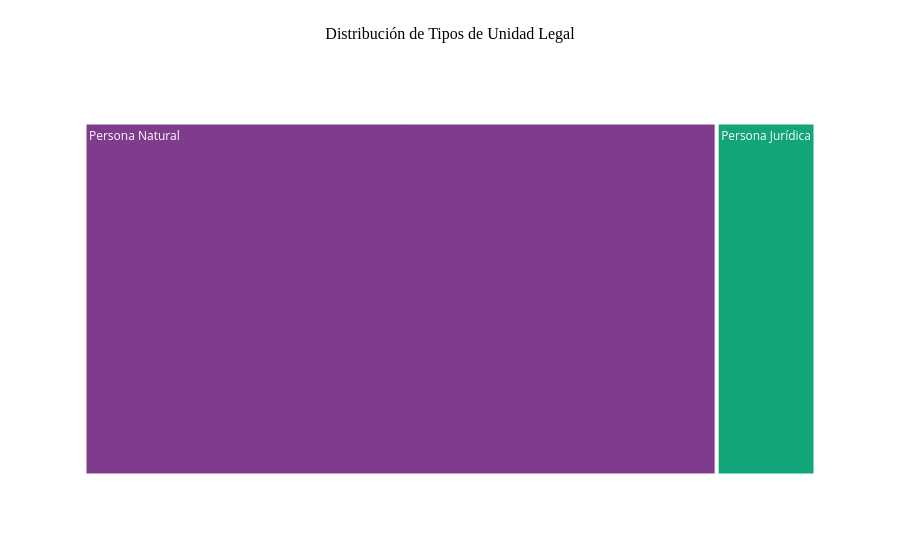

Write notebook code for a chart like this one.
### Code cell
data = processed_inec['unidad_legal_tipo'].value_counts().reset_index()
data.columns = ['unidad_legal_tipo', 'counts']

fig = px.treemap(data, path=['unidad_legal_tipo'], values='counts', 
                 title='Distribución de Tipos de Unidad Legal',
                 color_discrete_sequence=px.colors.qualitative.Bold)

# Personalizar el título
fig.update_layout(
    title={
        'text': 'Distribución de Tipos de Unidad Legal',
        'y':0.95,
        'x':0.5,
        'xanchor': 'center',
        'yanchor': 'top',
        'font': {'size': 16, 'color': 'black', 'family': 'Arial Black'}
    },
)

fig.show()

### Figure 1 — Plotly figure (JSON) as saved in the notebook; plotly's stock layout.template omitted (floating-point values rounded to 4 significant figures)
{"data": [{"branchvalues": "total", "domain": {"x": [0, 1], "y": [0, 1]}, "hovertemplate": "labels=%{label}<br>counts=%{value}<br>parent=%{parent}<br>id=%{id}<extra></extra>", "ids": ["Persona Jurídica", "Persona Natural"], "labels": ["Persona Jurídica", "Persona Natural"], "name": "", "parents": ["", ""], "type": "treemap", "values": [168548, 1077614]}], "layout": {"legend": {"tracegroupgap": 0}, "title": {"font": {"color": "black", "family": "Arial Black", "size": 16}, "text": "Distribución de Tipos de Unidad Legal", "x": 0.5, "xanchor": "center", "y": 0.95, "yanchor": "top"}, "treemapcolorway": ["rgb(127, 60, 141)", "rgb(17, 165, 121)", "rgb(57, 105, 172)", "rgb(242, 183, 1)", "rgb(231, 63, 116)", "rgb(128, 186, 90)", "rgb(230, 131, 16)", "rgb(0, 134, 149)", "rgb(207, 28, 144)", "rgb(249, 123, 114)", "rgb(165, 170, 153)"]}}
